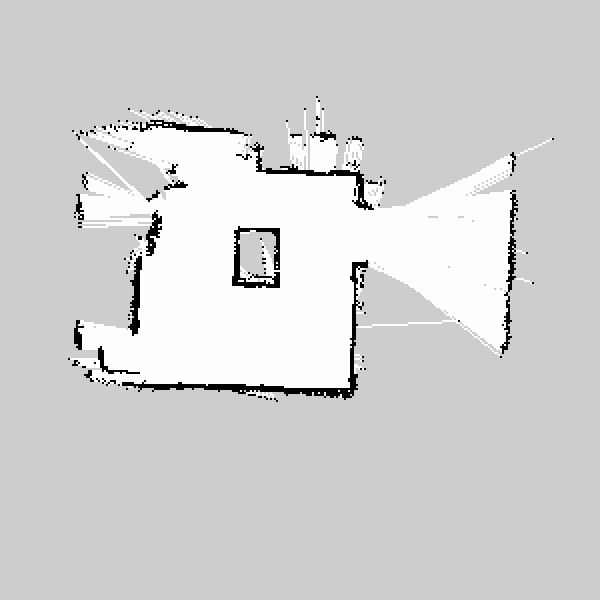
#> input picture scaled_map.pgm, 600 x 600 px
$ jupyter execute --allow-errors particle_filter.ipynb   (shell and % lines are left out)
#> lines starting #> are read from the running program, lines starting #| are printed output that depends on the picture
### pf.py
#!/usr/bin/env python

""" This is the starter code for the robot localization project

    Originally cloned from Paul Ruvolo's CompRobo 15:
    https://github.com/paulruvolo/comprobo15/

"""

import rospy

from std_msgs.msg import Header, String
from sensor_msgs.msg import LaserScan
from geometry_msgs.msg import PoseStamped, PoseWithCovarianceStamped, PoseArray, Pose, Point, Quaternion
from nav_msgs.srv import GetMap
from copy import deepcopy

import tf
from tf import TransformListener
from tf import TransformBroadcaster
from tf.transformations import euler_from_quaternion, rotation_matrix, quaternion_from_matrix
from random import gauss

import math
import time

import numpy as np
from numpy.random import random_sample
from sklearn.neighbors import NearestNeighbors
from occupancy_field import OccupancyField

from helper_functions import (convert_pose_inverse_transform,
                              convert_translation_rotation_to_pose,
                              convert_pose_to_xy_and_theta,
                              angle_diff)

class Particle(object):
    """ Represents a hypothesis (particle) of the robot's pose consisting of x,y and theta (yaw)
        Attributes:
            x: the x-coordinate of the hypothesis relative to the map frame
            y: the y-coordinate of the hypothesis relative ot the map frame
            theta: the yaw of the hypothesis relative to the map frame
            w: the particle weight (the class does not ensure that particle weights are normalized
    """

    def __init__(self,x=0.0,y=0.0,theta=0.0,w=1.0):
        """ Construct a new Particle
            x: the x-coordinate of the hypothesis relative to the map frame
            y: the y-coordinate of the hypothesis relative ot the map frame
            theta: the yaw of the hypothesis relative to the map frame
            w: the particle weight (the class does not ensure that particle weights are normalized """
        self.w = w
        self.theta = theta
        self.x = x
        self.y = y

    # [4 lines left out: function as_pose, not called in this run]

    # TODO: define additional helper functions if needed
    def normalize(self, Z):
        """ Ajusta o peso da particula usando o fator de normalizacao (Z) """
        self.w /= Z

class ParticleFilter:
    """ The class that represents a Particle Filter ROS Node
        Attributes list:
            initialized: a Boolean flag to communicate to other class methods that initializaiton is complete
            base_frame: the name of the robot base coordinate frame (should be "base_link" for most robots)
            map_frame: the name of the map coordinate frame (should be "map" in most cases)
            odom_frame: the name of the odometry coordinate frame (should be "odom" in most cases)
            scan_topic: the name of the scan topic to listen to (should be "scan" in most cases)
            n_particles: the number of particles in the filter
            d_thresh: the amount of linear movement before triggering a filter update
            a_thresh: the amount of angular movement before triggering a filter update
            laser_max_distance: the maximum distance to an obstacle we should use in a likelihood calculation
            pose_listener: a subscriber that listens for new approximate pose estimates (i.e. generated through the rviz GUI)
            particle_pub: a publisher for the particle cloud
            laser_subscriber: listens for new scan data on topic self.scan_topic
            tf_listener: listener for coordinate transforms
            tf_broadcaster: broadcaster for coordinate transforms
            particle_cloud: a list of particles representing a probability distribution over robot poses
            current_odom_xy_theta: the pose of the robot in the odometry frame when the last filter update was performed.
                                   The pose is expressed as a list [x,y,theta] (where theta is the yaw)
            map: the map we will be localizing ourselves in.  The map should be of type nav_msgs/OccupancyGrid
    """
    # [146 lines left out: functions __init__, update_robot_pose, update_particles_with_odom, map_calc_range, resample_particles, update_particles_with_laser and 4 more, not called in this run]

    def normalize_particles(self):
        """ Make sure the particle weights define a valid distribution (i.e. sum to 1.0) """
        pass
        # TODO: implement this

    # [80 lines left out: functions publish_particles, scan_received, fix_map_to_odom_transform, broadcast_last_transform, not called in this run]

# [8 lines that do not run on import are left out]

### particle_filter.ipynb
[cell 1]
# Dados do arquivo mapa.yaml

resolution = 0.020000
origin =  [-5.000000, -5.000000, 0.000000]
occupied_thresh = 0.65
free_thresh =  0.196

[cell 2]
from random import randint, choice
import time
import matplotlib.pyplot as plt
import matplotlib.patches as mpatches
import numpy as np
import math
import random
from pf import Particle
from nav_msgs.msg import OccupancyGrid
from occupancy_field import OccupancyField

from PIL import Image as PilImage
pil_image = PilImage.open("scaled_map.pgm", 'r')
#> pil_image is the input picture: PIL image 600x600 L; min 0, max 254, mean 210.4
np_image = np.asarray(pil_image)

particle_size = 10

#import matplotlib_render as plotmap


back_color = "black"
colors     = ['red', 'green', 'cyan', 'yellow']
width, height = 480, 480

initial_pose = [200, 200, math.pi/8] # Posicao inicial considerada para o pf
pose = [180, 250, 1.4*(math.pi/8)] # posicao "verdadeira" do robo
robot_radius=10   # Raio do robo

particle_cloud = []

def convert_to_figure(xy_theta):
    """
        Converts a xy_theta to screen coordinates
    """
    pass


def nb_draw_map(map, particles = None, initial_position=False, pose=False, robot=False):
    fig, ax = plt.subplots(figsize=(10,10))
    ax.set(xlim=[0, width], ylim=[0, height]) # Or use "ax.axis([x0,x1,y0,y1])"

    rect = mpatches.Rectangle(
        (0, 0), 50, 50,
        facecolor = choice(colors),
        edgecolor = back_color
    )
    ax.add_artist(rect)


    fig.canvas.draw()

    #def update():

    plt.imshow(np_image, cmap='Greys_r')
    if initial_position:
        draw_initial_pose(initial_pose,ax)
    if particles:
        nb_draw_particle_cloud(particles, ax)
    if pose:
        nb_draw_arrow(pose[0], pose[1], pose[2], ax, color='g', width=2, headwidth=6, headlength=6)
    if robot:
        nb_draw_robot(pose, ax, radius=robot_radius)

    return ax # Retornamos o contexto grafico caso queiram fazer algo depois


def draw_initial_pose(pose_xytheta, ax):
    """
        Metodo que desenha a pose inicial
        pose - um array que contem x, y e theta da pose inicial
        ax - um objeto do matplotlib
    """
    x = pose_xytheta[0]
    y = pose_xytheta[1]
    theta = pose_xytheta[2]
    l = 15
    #end_x = x + deltax
    #end_y = y + deltay
    nb_draw_arrow(x, y, theta, ax, l=l, color='r', width=2, headwidth=6, headlength=6)

def nb_draw_arrow(x, y, theta, ax, l = 15, color='y', headwidth=3.0, headlength=3, width=0.001):
    deltax = l*math.cos(theta)
    deltay = l*math.sin(theta)
    ax.arrow(x, y, deltax, deltay, head_width=headwidth, head_length=headlength, fc=color,  ec=color, width=width)

def nb_draw_particle_cloud(particles, ax):
    """
        Desenha o particle cloud
        particles - uma lista de objetos Particle
        ax - eixo
    """
    for p in particles:
        nb_draw_arrow(p.x, p.y, p.theta, ax, particle_size, color='b')

def normalize_particles():
    #global particle_cloud
    w_sum = 0
    for p in particle_cloud:
        w_sum+=p.w
    for p in particle_cloud:
        p.normalize(w_sum)

def update_robot_pose():
    """ Update the estimate of the robot's pose given the updated particles.
        There are two logical methods for this:
            (1): compute the mean pose
            (2): compute the most likely pose (i.e. the mode of the distribution)
    """
    # first make sure that the particle weights are normalized
    normalize_particles()

    # TODO: assign the lastest pose into self.robot_pose as a geometry_msgs.Pose object
    # Nota: neste notebook ao inves de usarmos um objeto Pose vou usar uma lista x, y, theta
    robot_pose = [0, 0, 0]

def nb_initialize_particle_cloud(xy_theta=None):
    """ Initialize the particle cloud.
        Arguments
        xy_theta: a triple consisting of the mean x, y, and theta (yaw) to initialize the
                  particle cloud around.  If this input is ommitted, the odometry will be used """
    if xy_theta == None:
        #xy_theta = convert_pose_to_xy_and_theta(.odom_pose.pose)
        pass
    global particle_cloud
    # TODO create particles
    particle_cloud = nb_create_particles(initial_pose)

    normalize_particles()
    update_robot_pose()

def nb_create_particles(pose, var_x = 50, var_y = 50, var_theta = math.pi/3, num=300):
    """
        Cria num particulas
        situadas no intervalo x - var_x a x + var_x, y - var_x at'e y + var_y e theta - var_theta a theta + var_theta
    """
    particle_cloud = []
    s = pose
    for i in range(num):
        x = random.uniform(s[0] - var_x, s[0] + var_x)
        y = random.uniform(s[1] - var_x, s[1] + var_y)
        theta = random.uniform(s[2] - var_theta, s[2] + var_theta)
        p = Particle(x, y, theta, w=1.0) # A prob. w vai ser normalizada depois
        particle_cloud.append(p)
    return particle_cloud

def nb_draw_robot(position, ax, radius=10):
    from matplotlib.patches import Circle
    circle = Circle((position[0], position[1]), radius, facecolor='none',
                    edgecolor=(0.0, 0.8, 0.2), linewidth=2, alpha=0.7)
    ax.add_patch(circle)

def nb_create_ros_map(numpy_image):
    """
        Este notebook nao usa o service GetMap, portanto
        precisamos usar a imagem que foi lida e criar um OccupancyGrid
    """
    grid = OccupancyGrid()
    grid.info.resolution = 1
    w = numpy_image.shape[0]
    h = numpy_image.shape[1]
    grid.info.width = w
    grid.info.height = h
    image_data = []
    for i in range(numpy_image.size):
        cell = 1.0 - (numpy_image[i//w][i%w]/255.0)
        if cell < 0.005:
            cell = 0
        image_data.append(cell)

    print("Occurences of zero",image_data.count(0))
    grid.data = image_data
    return grid

## Mapa com posicao inicial

[cell 3]
nb_draw_map(np_image)
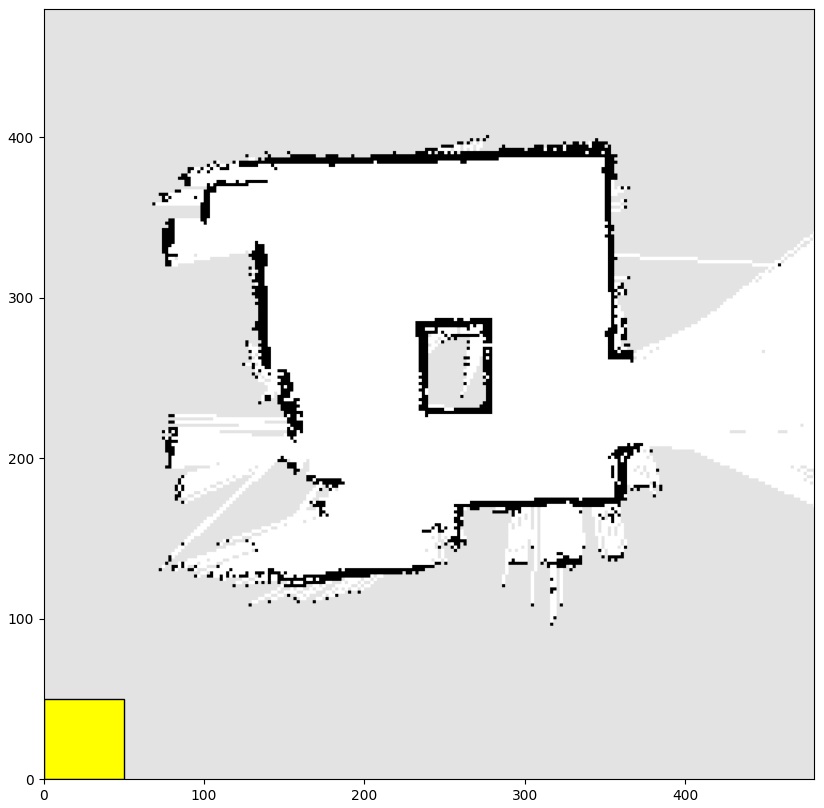
#> figure drawn by matplotlib, 1 panel

[cell 4]
# Inicializa as particulas
nb_initialize_particle_cloud()

[cell 5]
nb_draw_map(np_image, particles = particle_cloud, initial_position = initial_pose, pose=pose, robot=True)
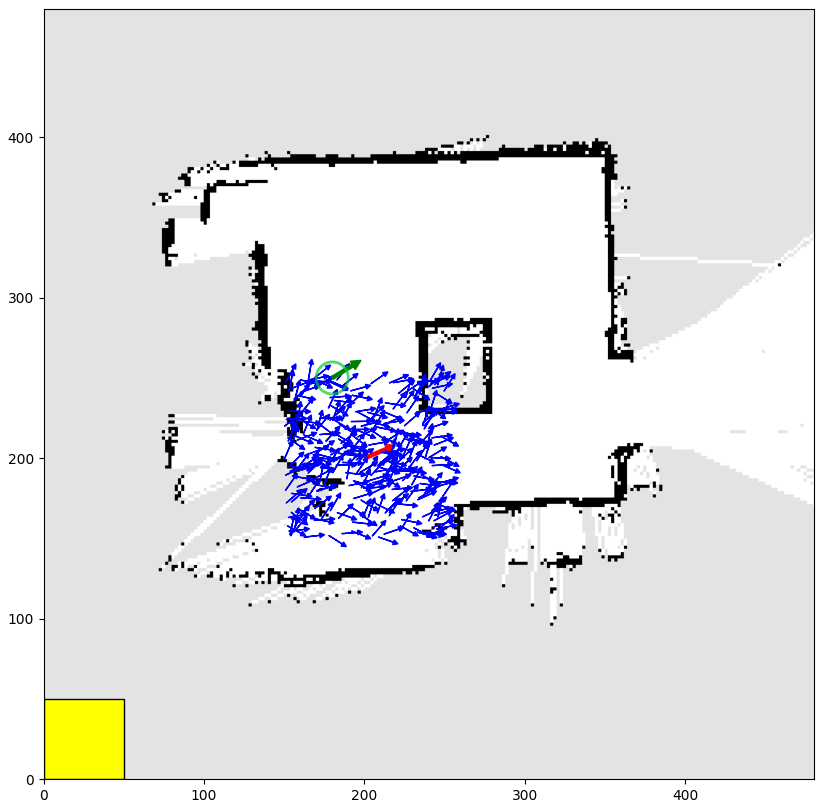
#> figure drawn by matplotlib, 1 panel
